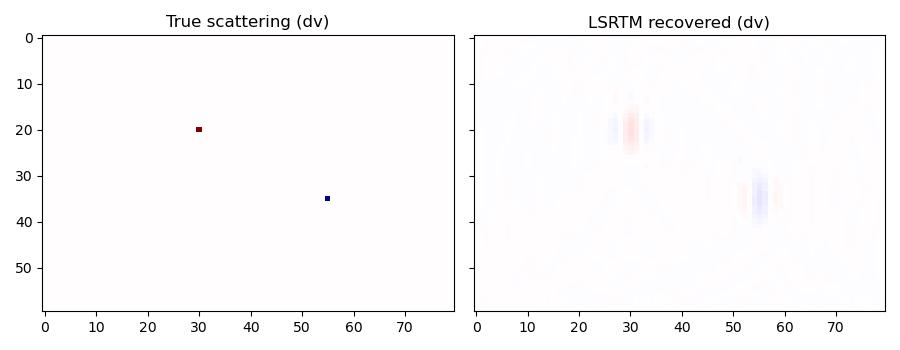

Python code for this plot:
"""Demonstrates LSRTM with the variable-density acoustic Born propagator.

This is the :func:`deepwave.acoustic_born` analogue of
:doc:`example_lsrtm`, which uses :func:`deepwave.scalar_born`. It shows how
to invert for a velocity scattering perturbation, starting from the
residual between the observed data and the direct-arrival prediction of a
smooth background model.
"""

import math
import os

import matplotlib.pyplot as plt
import torch

import deepwave
from deepwave import acoustic, acoustic_born

device = torch.device("cuda" if torch.cuda.is_available() else "cpu")
torch.manual_seed(0)

# ``DEEPWAVE_SMOKE=1`` shrinks this example so that it can be run quickly as
# an automated check; the default sizes are the ones the text describes.
smoke = os.environ.get("DEEPWAVE_SMOKE") == "1"

ny, nx = 60, 80
dx = 5.0
freq = 20.0
dt = 0.001
nt = 220 if smoke else 300
peak_time = 1.5 / freq

# Background (migration) velocity: smooth, no small-scale features.
v_bg = (1500 + 2.0 * torch.arange(ny).reshape(-1, 1)).expand(ny, nx).float()
v_bg = v_bg.to(device)
rho = (2200 * torch.ones(ny, nx)).to(device)

# True model: the background plus two point-like scatterers, the target
# of the inversion.
dv_true = torch.zeros(ny, nx, device=device)
dv_true[20, 30] = 120.0
dv_true[35, 55] = -100.0
v_true = v_bg + dv_true

n_shots = 2 if smoke else 6
n_receivers_per_shot = 10 if smoke else 40
source_locations = torch.zeros(
    n_shots, 1, 2, dtype=torch.long, device=device
)
source_locations[:, 0, 0] = 3
source_locations[:, 0, 1] = torch.linspace(5, nx - 5, n_shots).long()
receiver_locations = torch.zeros(
    n_shots, n_receivers_per_shot, 2, dtype=torch.long, device=device
)
receiver_locations[..., 0] = ny - 3
receiver_locations[:, :, 1] = torch.linspace(
    2, nx - 2, n_receivers_per_shot
).long()
source_amplitudes = (
    deepwave.wavelets.ricker(freq, nt, dt, peak_time)
    .reshape(1, 1, -1)
    .repeat(n_shots, 1, 1)
    .to(device)
)

# "Observed" data: full nonlinear forward through the true model.
observed = acoustic(
    v_true,
    rho,
    dx,
    dt,
    source_amplitudes_volume_rate=source_amplitudes,
    source_locations_volume_rate=source_locations,
    receiver_locations_p=receiver_locations,
    pml_freq=freq,
    max_vel=float(v_true.max()),
).receiver_amplitudes_p

# Direct-arrival prediction of the background (no scatterers) model.
background = acoustic(
    v_bg,
    rho,
    dx,
    dt,
    source_amplitudes_volume_rate=source_amplitudes,
    source_locations_volume_rate=source_locations,
    receiver_locations_p=receiver_locations,
    pml_freq=freq,
    max_vel=float(v_true.max()),
).receiver_amplitudes_p

observed_scattered = observed - background

dv = torch.zeros(ny, nx, device=device, requires_grad=True)
optimiser = torch.optim.LBFGS([dv])
loss_fn = torch.nn.MSELoss()

n_epochs = 1 if smoke else 8
loss_history: list[float] = []
for _epoch in range(n_epochs):

    def closure() -> float:
        """Closure function for the LBFGS optimiser."""
        optimiser.zero_grad()
        out = acoustic_born(
            v_bg,
            rho,
            dx,
            dt,
            dv=dv,
            source_amplitudes_volume_rate=source_amplitudes,
            source_locations_volume_rate=source_locations,
            sc_receiver_locations_p=receiver_locations,
            pml_freq=freq,
            max_vel=float(v_true.max()),
        )
        loss = 1e8 * loss_fn(
            out.sc_receiver_amplitudes_p, observed_scattered
        )
        loss.backward()
        loss_history.append(float(loss.item()))
        return float(loss.item())

    optimiser.step(closure)

_, ax = plt.subplots(1, 2, figsize=(9, 3.5), sharex=True, sharey=True)
vmax = float(dv_true.abs().max())
ax[0].imshow(
    dv_true.cpu(), cmap="seismic", vmin=-vmax, vmax=vmax, aspect="auto"
)
ax[0].set_title("True scattering (dv)")
ax[1].imshow(
    dv.detach().cpu(), cmap="seismic", vmin=-vmax, vmax=vmax, aspect="auto"
)
ax[1].set_title("LSRTM recovered (dv)")
plt.tight_layout()
plt.savefig("example_acoustic_born.jpg")

assert all(math.isfinite(x) for x in loss_history), (
    "loss history contains non-finite values"
)
assert loss_history[-1] < loss_history[0], "loss did not decrease"
